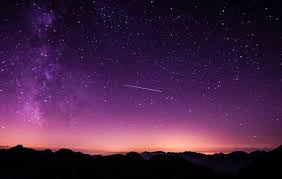
#> input picture input_image/sky.jpg, 282 x 179 px
$ python blend.py
#> lines starting #> are read from the running program, lines starting #| are printed output that depends on the picture
"""
exercise to try out blending two images together.
"""

import cv2

sky = cv2.imread('input_image/sky.jpg', 1)
#> sky is the input picture: shape (179, 282, 3); mean B, G, R 70, 35.1, 70.9
penguins = cv2.imread('input_image/penguins.jpg', 1)
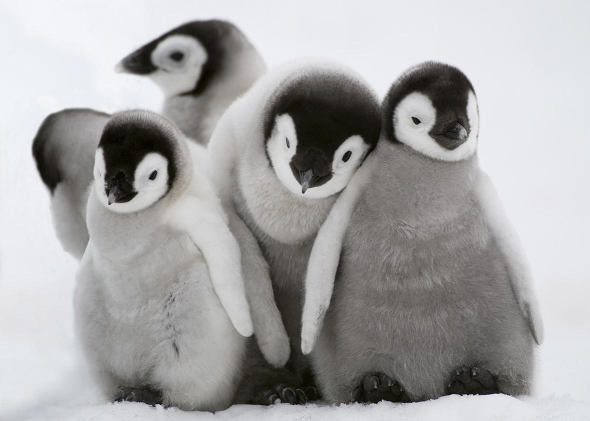
#> input picture input_image/penguins.jpg, 1180 x 842 px (shown at 1/2 size)
#> penguins is the input picture: shape (842, 1180, 3); mean B, G, R 167.2, 167.1, 167.5

width = int(penguins.shape[1])
#> width = 1180
height = int(penguins.shape[0])
#> height = 842

dsize = (width, height)
#> dsize = (1180, 842)

sky_resized = cv2.resize(sky, dsize)
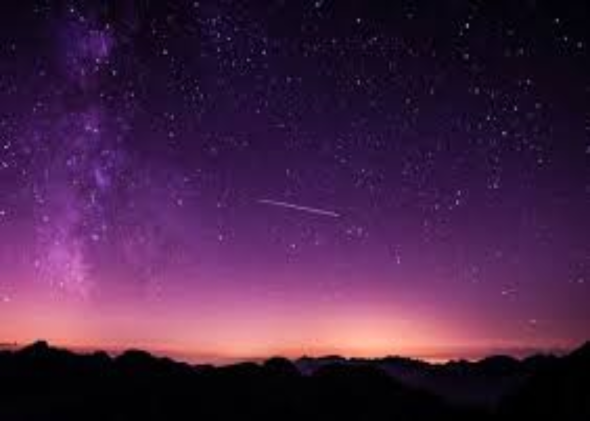
#> sky_resized: shape (842, 1180, 3) (shown at 1/2 size); mean B, G, R 69.9, 35, 70.8

blended = cv2.addWeighted(penguins, 0.5, sky_resized, 0.5, 10)
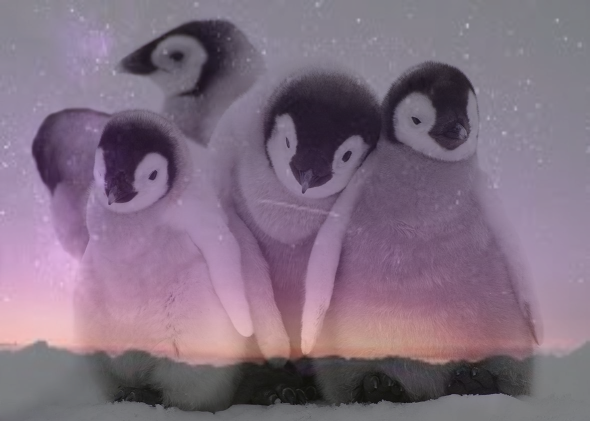
#> blended: shape (842, 1180, 3) (shown at 1/2 size); mean B, G, R 128.6, 111.1, 129.2

cv2.imwrite("output_image/sky_modified.jpg", sky_resized)
cv2.imwrite("output_image/blended.jpg", blended)
